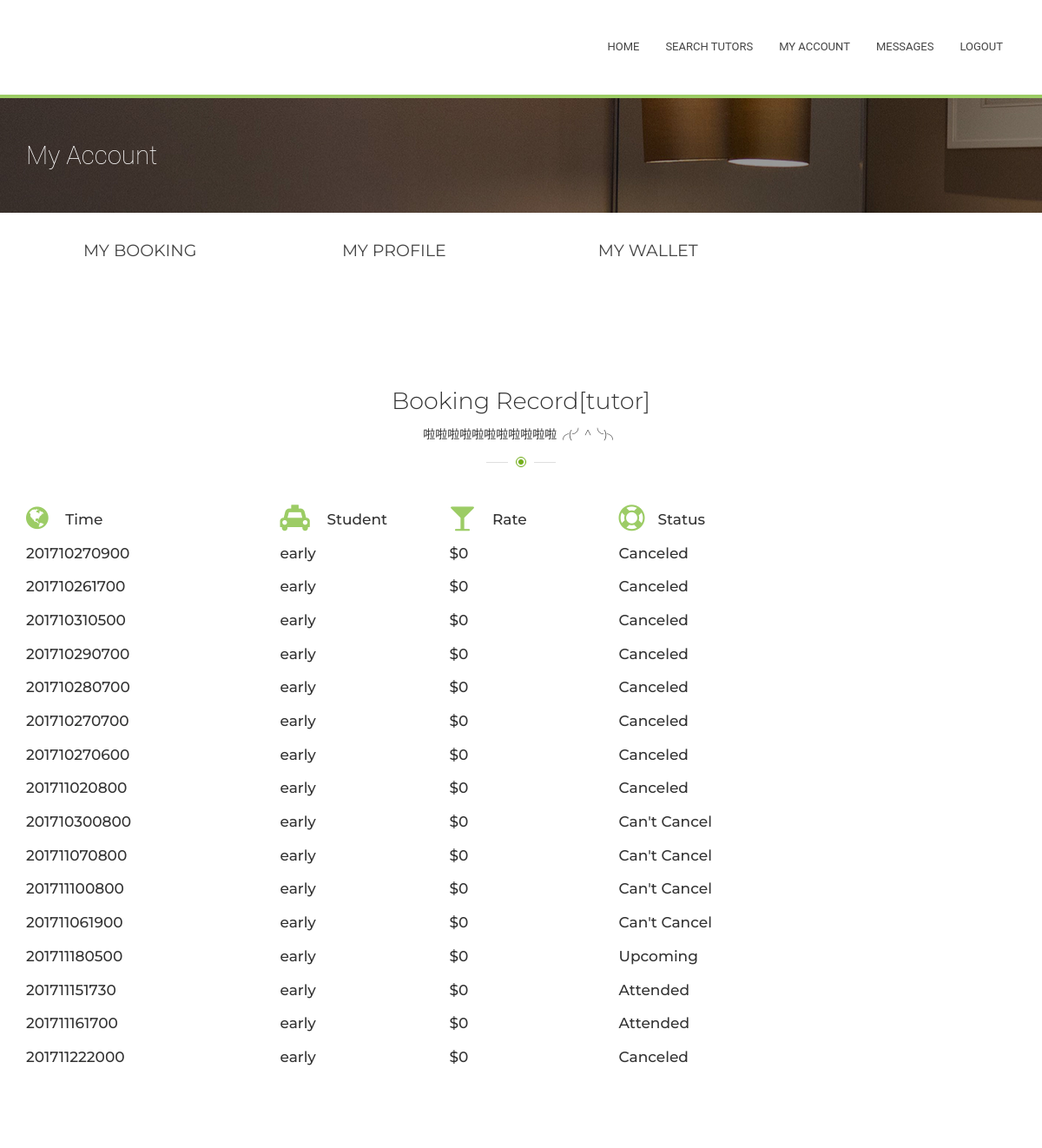
The app's page /Tutorial/3/myAccount/mybooking/ (signed in) with its own data.
### Tutorial/models.py (models this page shows, shortened)
class TutorialSession(models.Model):
    starttime = models.CharField(max_length=12)  # yyyymmddhhmm
    status = models.IntegerField()
    tutor = models.ForeignKey(Tutor, on_delete=models.CASCADE)
    student =  models.ForeignKey(Student, on_delete=models.CASCADE)

class Student(models.Model):
    myuser = models.ForeignKey(MyUser, on_delete=models.CASCADE,null=True)
    def __str__(self):
        if self.myuser is None:
            return "null"
        else:
            return self.myuser.user.username

class MyUser(models.Model):
    user = models.ForeignKey(User, on_delete = models.CASCADE )
    wallet = models.ForeignKey(Wallet, on_delete = models.CASCADE)
    profile_content = models.CharField(max_length=2000, default="")

class Tutor(models.Model):
    myuser = models.ForeignKey(MyUser, on_delete=models.CASCADE,null=True)
    timeslot = models.CharField(max_length=672, default="111111111111111111111111111111111111111111111111111111111111111111111111111111111111111111111111111111111111111111111111111111111111111111111111111111111111111111111111111111111111111111111111111111111111111111111111111111111111111111111111111111111111111111111111111111111111111111111111111111111111111111111111111111111111111111111111") #for private tutor todo: should update every half an hour
    hourly_rate = models.IntegerField(default=0) #todo: eight digit for student so can tell if he have
    university = models.ForeignKey(University, on_delete=models.CASCADE, null=True)
    def __str__(self):
        if self.myuser is None:
            return "null"
        else:
            return self.myuser.user.username

### Tutorial/views.py (the view)
# urls.py: url(r'^(?P<myuser_id>[0-9]+)/myAccount/mybooking/$', views.mybooking, name='mybooking'),
def mybooking(request, myuser_id):
    if not request.user.is_authenticated(): #visitor or client
        return render(request, 'home.html')
    if not MyUser.objects.filter(user=request.user):
        HttpResponseRedirect('/Tutorial/admin/')
    myuser = MyUser.objects.get(user=request.user) #myuser = get_object_or_404(MyUser, pk=myuser_id)
    mystudent = Student.objects.filter(myuser=myuser)
    mytutor = Tutor.objects.filter(myuser=myuser)
    isstudent = ""
    istutor = ""
    if mystudent:
        mystudent = Student.objects.get(myuser = myuser)
        booking = TutorialSession.objects.filter(student=mystudent)
        isstudent = "1"
    else:
        booking= ""
    if mytutor:
        mytutor = Tutor.objects.get(myuser=myuser)
        booked = TutorialSession.objects.filter(tutor=mytutor)
        istutor = "1"
    else:
        booked=""
    return render(request, 'myaccount/mybooking.html', {'user': myuser , 'session_list': booking, "booked_list": booked, 'isstudent': isstudent, 'istutor': istutor })

### Tutorial/templates/myaccount/mybooking.html (shortened to what this page needs)
{% extends "myaccount/myaccount.html" %}
{% block right %}
<div id="content">
    {% if istutor != "" %}
    <section class="section">
      <div class="container">
        <div class="title-main"><h2 class="h2">Booking Record[tutor]<span class="title-secondary">啦啦啦啦啦啦啦啦啦啦啦╭(╯^╰)╮</span></h2></div>
        <div class="row">
          <div class="col-lg-3 col-md-4 col-sm-6">
            <h3 class="service_title"><i class="fa fa-globe"></i> Time</h3>
          </div>
          <div class="col-lg-2 col-md-4 col-sm-6">
            <h3 class="service_title"><i class="fa fa-taxi"></i> Student</h3>
          </div>
          <div class="col-lg-2 col-md-4 col-sm-6">
            <h3 class="service_title"><i class="fa fa-glass"></i> Rate</h3>
          </div>
          <div class="col-lg-2 col-md-4 col-sm-6">
            <h3 class="service_title"><i class="fa fa-life-ring"></i>Status </h3>
          </div>
        </div>
          {% if booked_list != "" %}
          {% for session in  booked_list %}
               <div class="row">
          <div class="col-lg-3 col-md-4 col-sm-6">
            <h3 class="service_title">{{ session.starttime }}</h3>
          </div>
          <div class="col-lg-2 col-md-4 col-sm-6">
            <h3 class="service_title"> {{ session.student }}</h3>
          </div>
          <div class="col-lg-2 col-md-4 col-sm-6">
            <h3 class="service_title"> ${{ session.tutor.hourly_rate }}</h3>
          </div>
        </div>
          {% endfor %}
          {% endif %}
      </div>
    </section>
    {% endif %}
{% endblock %}

### records on screen
TutorialSession: starttime "201710270900", student "early", tutor.hourly_rate "0"
TutorialSession: starttime "201710261700", student "early", tutor.hourly_rate "0"
TutorialSession: starttime "201710310500", student "early", tutor.hourly_rate "0"
TutorialSession: starttime "201710290700", student "early", tutor.hourly_rate "0"
TutorialSession: starttime "201710280700", student "early", tutor.hourly_rate "0"
TutorialSession: starttime "201710270700", student "early", tutor.hourly_rate "0"
TutorialSession: starttime "201710270600", student "early", tutor.hourly_rate "0"
TutorialSession: starttime "201711020800", student "early", tutor.hourly_rate "0"
TutorialSession: starttime "201710300800", student "early", tutor.hourly_rate "0"
TutorialSession: starttime "201711070800", student "early", tutor.hourly_rate "0"
TutorialSession: starttime "201711100800", student "early", tutor.hourly_rate "0"
TutorialSession: starttime "201711061900", student "early", tutor.hourly_rate "0"
TutorialSession: starttime "201711180500", student "early", tutor.hourly_rate "0"
TutorialSession: starttime "201711151730", student "early", tutor.hourly_rate "0"
TutorialSession: starttime "201711161700", student "early", tutor.hourly_rate "0"
TutorialSession: starttime "201711222000", student "early", tutor.hourly_rate "0"
